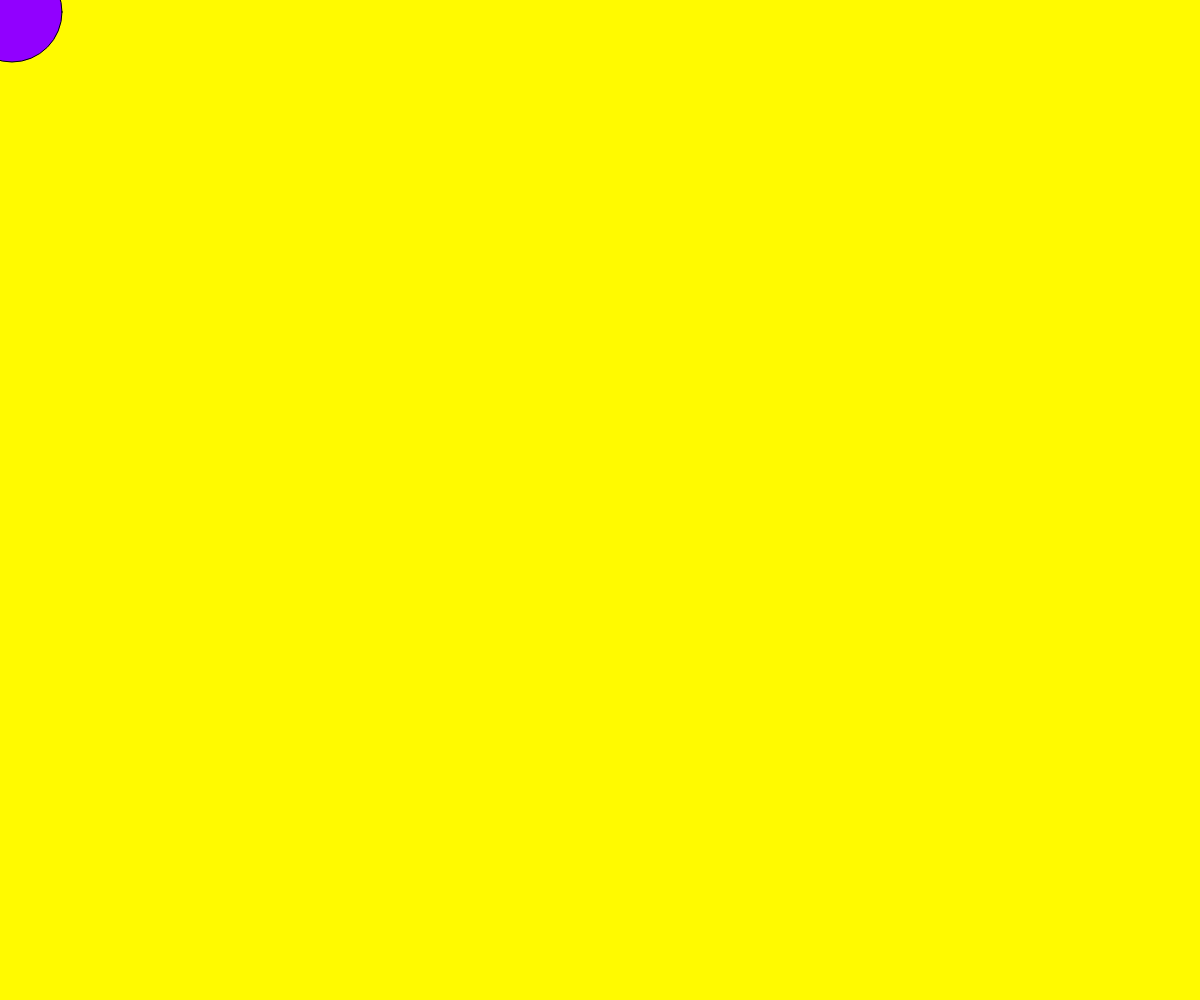
Frame 1 (no input)
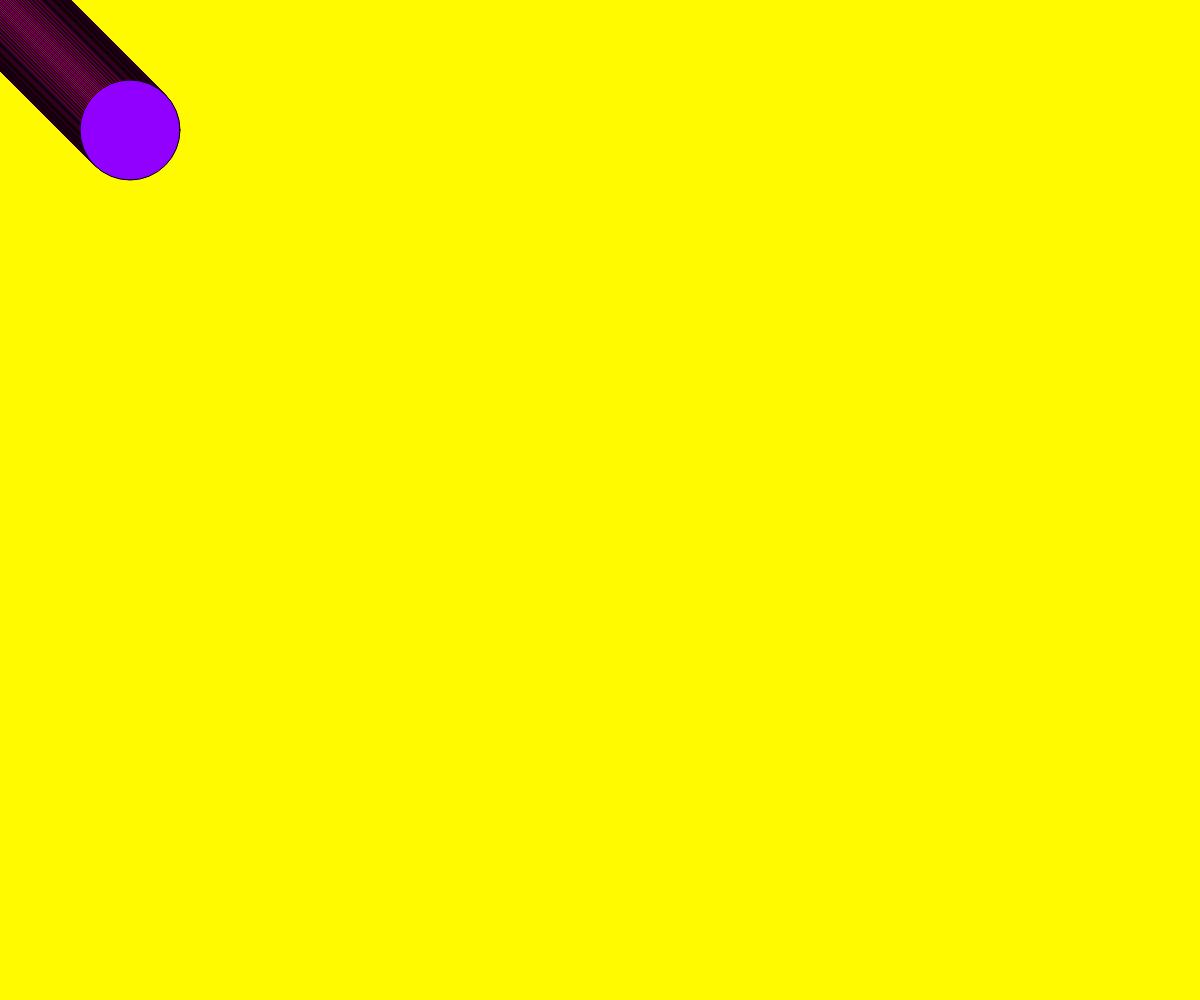
Frame 60 (no input)
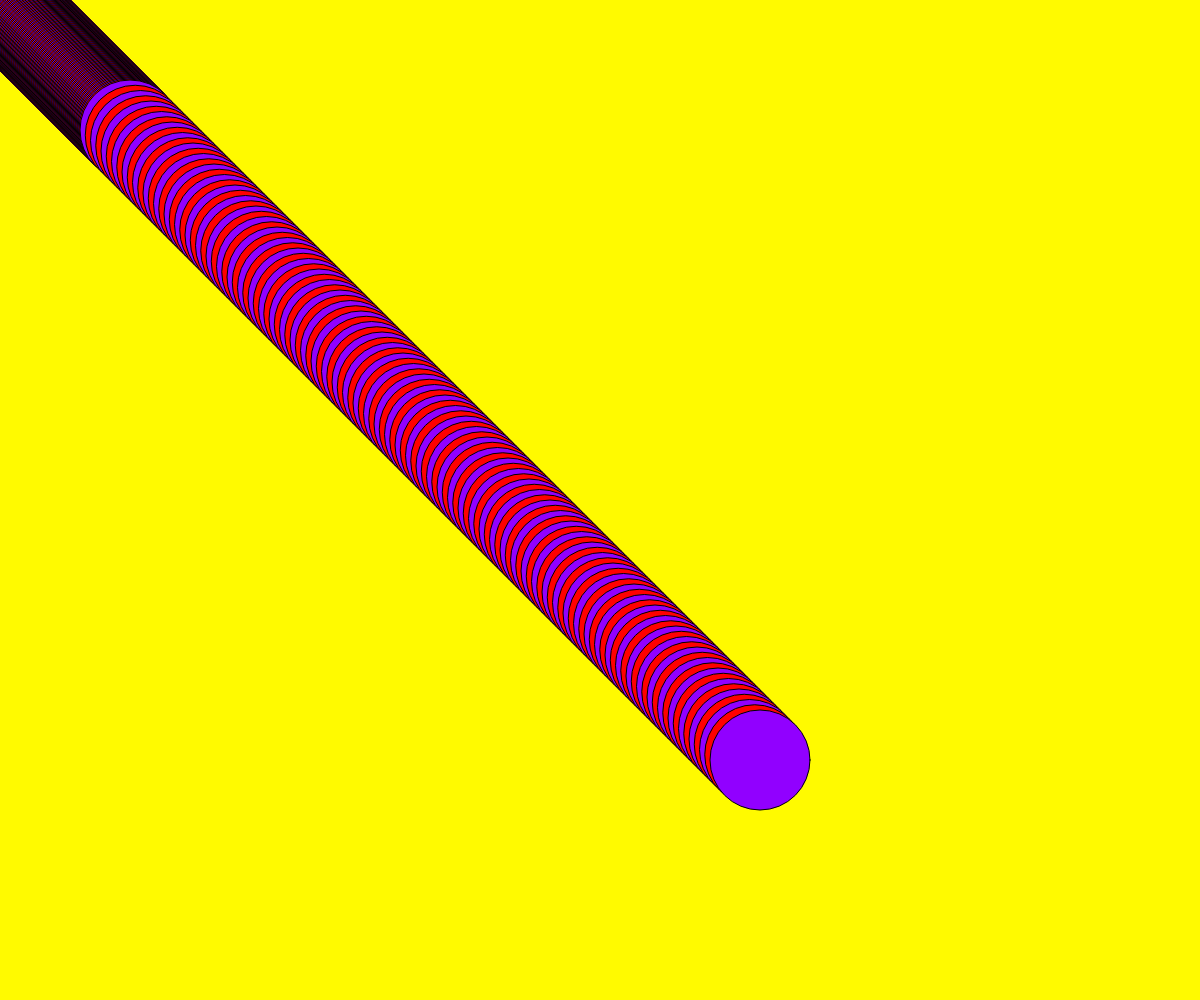
Frame 120 (the mouse pressed at the canvas centre since frame 60)

The p5.js sketch that drew these frames (run headless with seeded random() and noise() and a simulated clock; from frame 60 on, the mouse is pressed at the canvas centre):

// p5.js sketch
// ── sketch.js


var ball = {};
ball.width = 100;
ball.x = 10;
ball.y = 10;
ball.delta_x = 1;
ball.delta_y = 1;
ball.scale_x = 1;
ball.scale_y = 1;

function setup() {
    createCanvas(windowWidth, windowHeight);
    background('rgb(255,250,0)');
}



function draw() {

    ball.x += ball.delta_x * ball.scale_x;
    ball.y += ball.delta_y * ball.scale_y;


    if (ball.x >= width || ball.x <= 0) {
        ball.delta_x = -1 * ball.delta_x;
    }
    if (ball.y >= height || ball.y <= 0) {
        ball.delta_y = -1 * ball.delta_y;
    }

    fill('rgb(255,0,0)');
    ellipse(ball.x, ball.y, ball.width, ball.width);

    ball.x += ball.delta_x * ball.scale_x;
    ball.y += ball.delta_y * ball.scale_y;


    if (ball.x >= width || ball.x <= 0) {
        ball.delta_x = -1 * ball.delta_x;
    }
    if (ball.y >= height || ball.y <= 0) {
        ball.delta_y = -1 * ball.delta_y;
    }

    fill('rgb(145,0,255)');
    ellipse(ball.x, ball.y, ball.width, ball.width);


}

function mousePressed() {
    ball.scale_x = map(mouseX, 0, width, 0.5, 10);
    ball.scale_y = map(mouseY, 0, height, 0.5, 10);
}
